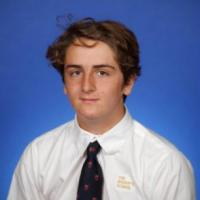
#> input picture images/kaz.jpg, 200 x 200 px
$ python canny.py --image images/kaz.jpg
#> lines starting #> are read from the running program, lines starting #| are printed output that depends on the picture; after the words box and inside, x2 and y2 are one past the last pixel; in counts of white or black regions, pixels touching at a corner belong together
import numpy as np
import argparse
import cv2

argP = argparse.ArgumentParser()
argP.add_argument("-i", "--image", required = True, help = "Path of da image")
args = vars(argP.parse_args())

image = cv2.imread(args["image"])
#> image is the input picture: shape (200, 200, 3); mean B, G, R 158.7, 120.2, 110.4
image = cv2.cvtColor(image, cv2.COLOR_BGR2GRAY)
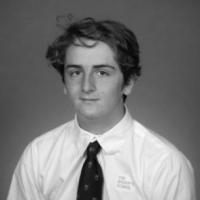
#> image: shape (200, 200); min 1, max 253, mean 121.6
image = cv2.GaussianBlur(image, (5,5), 0)
cv2.imshow("Blurred Image", image)

canny = cv2.Canny(image, 30, 150)
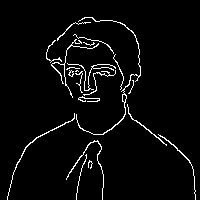
#> canny: shape (200, 200); 3.8% white in thin lines or dots, all inside (x1, y1, x2, y2) = (7, 17, 196, 200)
cv2.imshow("Canny", canny)
cv2.waitKey(0)

$ run again, on images/forsaken.PNG
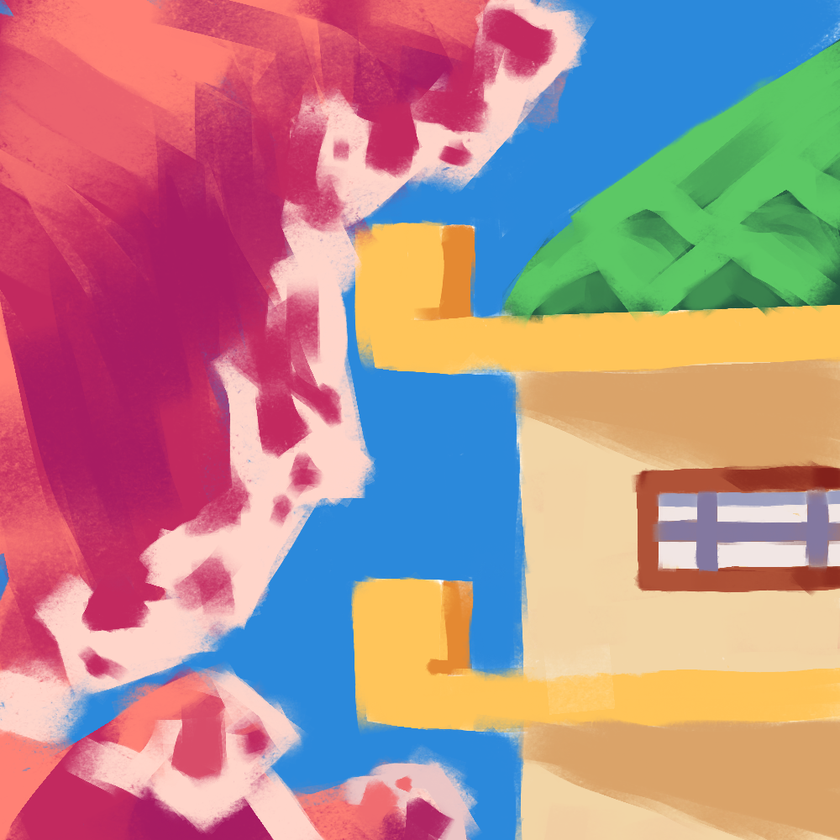
#> input picture images/forsaken.PNG, 840 x 840 px, shrunk from 1000 x 1000 before the run
#> image is the input picture: shape (840, 840, 3); mean B, G, R 139.6, 138, 178.6
#> `image = cv2.cvtColor(image, cv2.COLOR_BGR2GRAY)`:
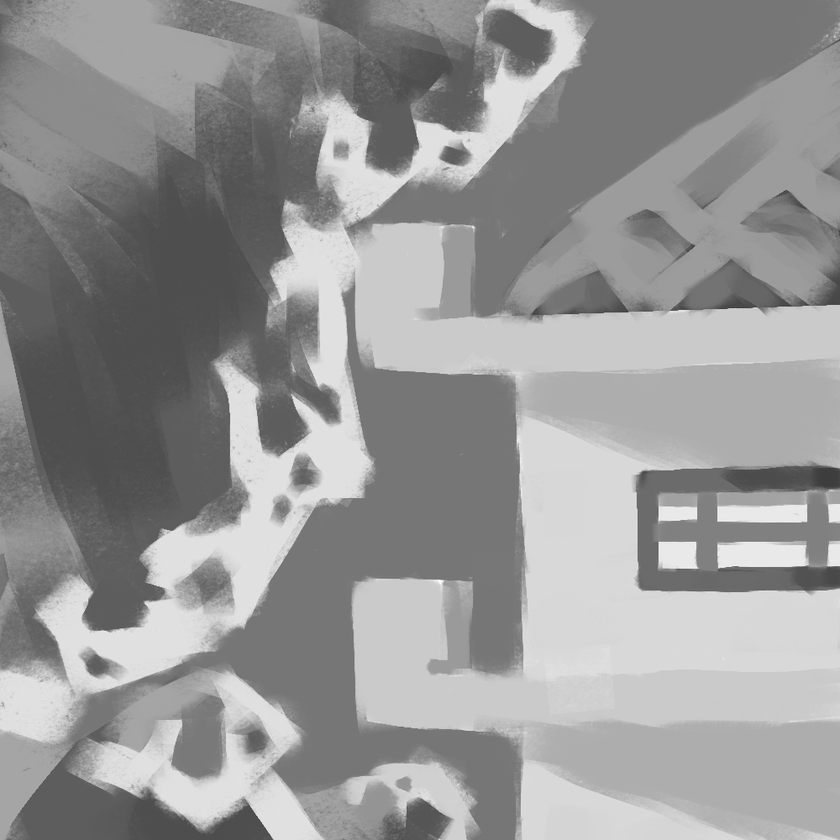
#> image: shape (840, 840); min 57, max 255, mean 150.3
#> `canny = cv2.Canny(image, 30, 150)`:
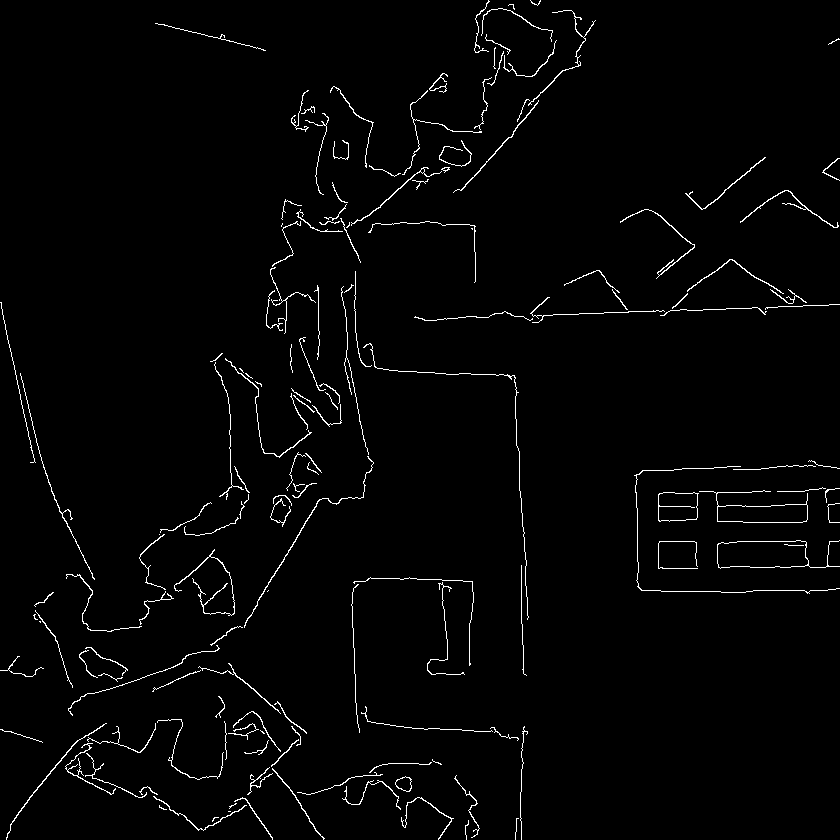
#> canny: shape (840, 840); 2% white in thin lines or dots
